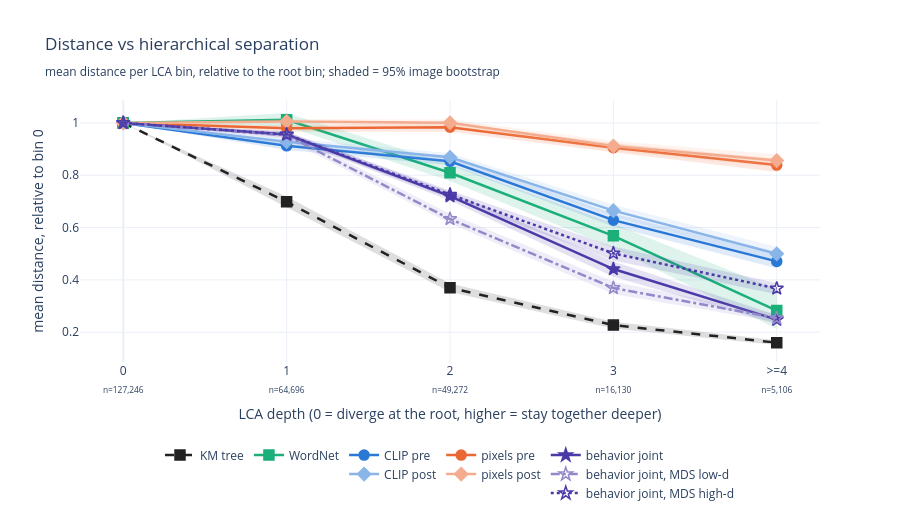

The cell this chart's notebook holds for it:
### Markdown cell above
## 3.1 Normalised depth profile

**Question.** What is each RDM's mean distance per LCA bin, relative to its own mean in bin 0?

Dividing by bin 0 puts pixel Euclidean, cosine, WordNet and SpAM distances on one scale. A curve that falls from left to right means the RDM places hierarchically closer images closer together. `sem_km` is dashed and is the reference; the shaded bands are 95% image-bootstrap intervals (the LCA bin of each pair is resampled with the images). Tick labels give the number of pairs in each bin.

### Code cell
profile, lower, upper = dg.profile_tables(RESULTS, PARTS)
dg.plot_depth_profile(profile, lower, upper).show()
print(profile.round(3).to_string())

### Figure 1 — Plotly figure (JSON) as saved in the notebook; plotly's stock layout.template omitted (floating-point values rounded to 4 significant figures)
{"data": [{"fill": "toself", "fillcolor": "rgba(34,34,34,0.15)", "hoverinfo": "skip", "legendgroup": "km", "mode": "none", "showlegend": false, "type": "scatter", "x": [0, 1, 2, 3, 4, 4, 3, 2, 1, 0], "y": [1.0, 0.7185, 0.3866, 0.2397, 0.1692, 0.1509, 0.2141, 0.3533, 0.6778, 1.0]}, {"legendgroup": "km", "line": {"color": "#222222", "dash": "dash", "width": 2.5}, "marker": {"color": "#222222", "line": {"color": "#222222", "width": 1.5}, "size": 10, "symbol": "square"}, "mode": "lines+markers", "name": "KM tree", "showlegend": true, "type": "scatter", "x": [0, 1, 2, 3, 4], "y": [1.0, 0.6982, 0.3698, 0.2271, 0.1601]}, {"fill": "toself", "fillcolor": "rgba(27,175,122,0.15)", "hoverinfo": "skip", "legendgroup": "wn", "mode": "none", "showlegend": false, "type": "scatter", "x": [0, 1, 2, 3, 4, 4, 3, 2, 1, 0], "y": [1.0, 1.037, 0.8417, 0.6146, 0.3645, 0.2123, 0.5214, 0.7783, 0.9873, 1.0]}, {"legendgroup": "wn", "line": {"color": "#1baf7a", "dash": "solid", "width": 2.5}, "marker": {"color": "#1baf7a", "line": {"color": "#1baf7a", "width": 1.5}, "size": 10, "symbol": "square"}, "mode": "lines+markers", "name": "WordNet", "showlegend": true, "type": "scatter", "x": [0, 1, 2, 3, 4], "y": [1.0, 1.012, 0.8095, 0.5684, 0.2827]}, {"fill": "toself", "fillcolor": "rgba(42,120,214,0.15)", "hoverinfo": "skip", "legendgroup": "clip", "mode": "none", "showlegend": false, "type": "scatter", "x": [0, 1, 2, 3, 4, 4, 3, 2, 1, 0], "y": [1.0, 0.9278, 0.8688, 0.6542, 0.4976, 0.4443, 0.6038, 0.8376, 0.8966, 1.0]}, {"legendgroup": "clip", "line": {"color": "#2a78d6", "dash": "solid", "width": 2.5}, "marker": {"color": "#2a78d6", "line": {"color": "#2a78d6", "width": 1.5}, "size": 10, "symbol": "circle"}, "mode": "lines+markers", "name": "CLIP pre", "showlegend": true, "type": "scatter", "x": [0, 1, 2, 3, 4], "y": [1.0, 0.9122, 0.8531, 0.6283, 0.4707]}, {"fill": "toself", "fillcolor": "rgba(138,181,232,0.15)", "hoverinfo": "skip", "legendgroup": "clip", "mode": "none", "showlegend": false, "type": "scatter", "x": [0, 1, 2, 3, 4, 4, 3, 2, 1, 0], "y": [1.0, 0.9424, 0.884, 0.6873, 0.5256, 0.472, 0.6427, 0.8532, 0.9135, 1.0]}, {"legendgroup": "clip", "line": {"color": "#8ab5e8", "dash": "solid", "width": 2.5}, "marker": {"color": "#8ab5e8", "line": {"color": "#8ab5e8", "width": 1.5}, "size": 10, "symbol": "diamond"}, "mode": "lines+markers", "name": "CLIP post", "showlegend": true, "type": "scatter", "x": [0, 1, 2, 3, 4], "y": [1.0, 0.9282, 0.8688, 0.6646, 0.4996]}, {"fill": "toself", "fillcolor": "rgba(235,104,52,0.15)", "hoverinfo": "skip", "legendgroup": "sens", "mode": "none", "showlegend": false, "type": "scatter", "x": [0, 1, 2, 3, 4, 4, 3, 2, 1, 0], "y": [1.0, 0.9917, 1.002, 0.9218, 0.8626, 0.8122, 0.8877, 0.9657, 0.9657, 1.0]}, {"legendgroup": "sens", "line": {"color": "#eb6834", "dash": "solid", "width": 2.5}, "marker": {"color": "#eb6834", "line": {"color": "#eb6834", "width": 1.5}, "size": 10, "symbol": "circle"}, "mode": "lines+markers", "name": "pixels pre", "showlegend": true, "type": "scatter", "x": [0, 1, 2, 3, 4], "y": [1.0, 0.9793, 0.9835, 0.905, 0.8388]}, {"fill": "toself", "fillcolor": "rgba(244,172,143,0.15)", "hoverinfo": "skip", "legendgroup": "sens", "mode": "none", "showlegend": false, "type": "scatter", "x": [0, 1, 2, 3, 4, 4, 3, 2, 1, 0], "y": [1.0, 1.015, 1.013, 0.9305, 0.8802, 0.8293, 0.8926, 0.9872, 0.9958, 1.0]}, {"legendgroup": "sens", "line": {"color": "#f4ac8f", "dash": "solid", "width": 2.5}, "marker": {"color": "#f4ac8f", "line": {"color": "#f4ac8f", "width": 1.5}, "size": 10, "symbol": "diamond"}, "mode": "lines+markers", "name": "pixels post", "showlegend": true, "type": "scatter", "x": [0, 1, 2, 3, 4], "y": [1.0, 1.005, 1.001, 0.9113, 0.856]}, {"fill": "toself", "fillcolor": "rgba(74,58,167,0.15)", "hoverinfo": "skip", "legendgroup": "behav", "mode": "none", "showlegend": false, "type": "scatter", "x": [0, 1, 2, 3, 4, 4, 3, 2, 1, 0], "y": [1.0, 0.9669, 0.7361, 0.4701, 0.266, 0.2313, 0.4122, 0.7036, 0.9445, 1.0]}, {"legendgroup": "behav", "line": {"color": "#4a3aa7", "dash": "solid", "width": 2.5}, "marker": {"color": "#4a3aa7", "line": {"color": "#4a3aa7", "width": 1.5}, "size": 10, "symbol": "star"}, "mode": "lines+markers", "name": "behavior joint", "showlegend": true, "type": "scatter", "x": [0, 1, 2, 3, 4], "y": [1.0, 0.9553, 0.7199, 0.4414, 0.2481]}, {"fill": "toself", "fillcolor": "rgba(146,137,202,0.15)", "hoverinfo": "skip", "legendgroup": "behav", "mode": "none", "showlegend": false, "type": "scatter", "x": [0, 1, 2, 3, 4, 4, 3, 2, 1, 0], "y": [1.0, 0.9676, 0.6529, 0.3931, 0.2685, 0.2395, 0.3459, 0.6151, 0.9375, 1.0]}, {"legendgroup": "behav", "line": {"color": "#9289ca", "dash": "dashdot", "width": 2.5}, "marker": {"color": "#9289ca", "line": {"color": "#9289ca", "width": 1.5}, "size": 10, "symbol": "star-open"}, "mode": "lines+markers", "name": "behavior joint, MDS low-d", "showlegend": true, "type": "scatter", "x": [0, 1, 2, 3, 4], "y": [1.0, 0.9528, 0.6326, 0.3689, 0.2539]}, {"fill": "toself", "fillcolor": "rgba(74,58,167,0.15)", "hoverinfo": "skip", "legendgroup": "behav", "mode": "none", "showlegend": false, "type": "scatter", "x": [0, 1, 2, 3, 4, 4, 3, 2, 1, 0], "y": [1.0, 0.9656, 0.7413, 0.5279, 0.3883, 0.3454, 0.4743, 0.7118, 0.9461, 1.0]}, {"legendgroup": "behav", "line": {"color": "#4a3aa7", "dash": "dot", "width": 2.5}, "marker": {"color": "#4a3aa7", "line": {"color": "#4a3aa7", "width": 1.5}, "size": 10, "symbol": "star-open"}, "mode": "lines+markers", "name": "behavior joint, MDS high-d", "showlegend": true, "type": "scatter", "x": [0, 1, 2, 3, 4], "y": [1.0, 0.9558, 0.7261, 0.5014, 0.3672]}], "layout": {"height": 520, "legend": {"orientation": "h", "x": 0.5, "xanchor": "center", "y": -0.3}, "title": {"text": "Distance vs hierarchical separation<br><sub>mean distance per LCA bin, relative to the root bin; shaded = 95% image bootstrap</sub>"}, "width": 900, "xaxis": {"tickmode": "array", "ticktext": ["0<br><sub>n=127,246</sub>", "1<br><sub>n=64,696</sub>", "2<br><sub>n=49,272</sub>", "3<br><sub>n=16,130</sub>", ">=4<br><sub>n=5,106</sub>"], "tickvals": [0, 1, 2, 3, 4], "title": {"text": "LCA depth (0 = diverge at the root, higher = stay together deeper)"}}, "yaxis": {"title": {"text": "mean distance, relative to bin 0"}}}}
